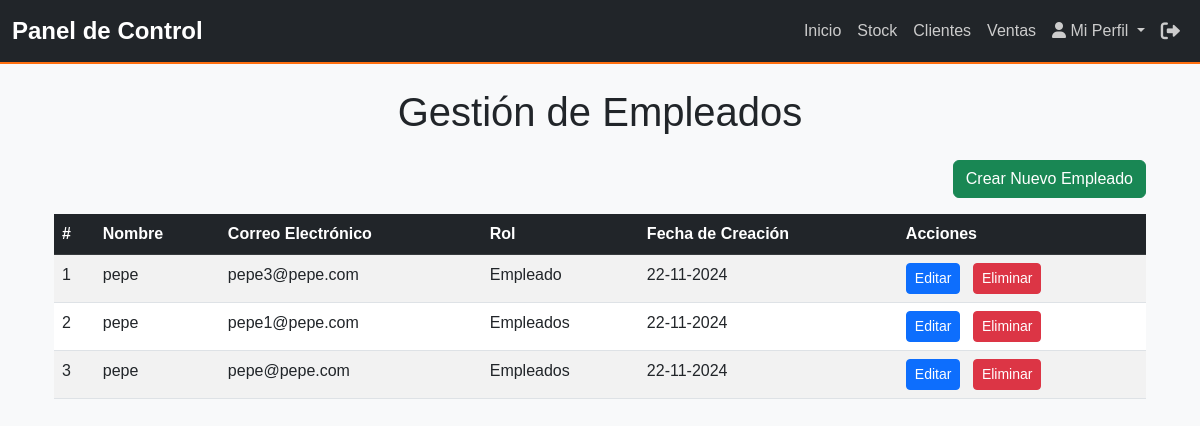
The page /gestion_empleados/ on the database as committed earlier.
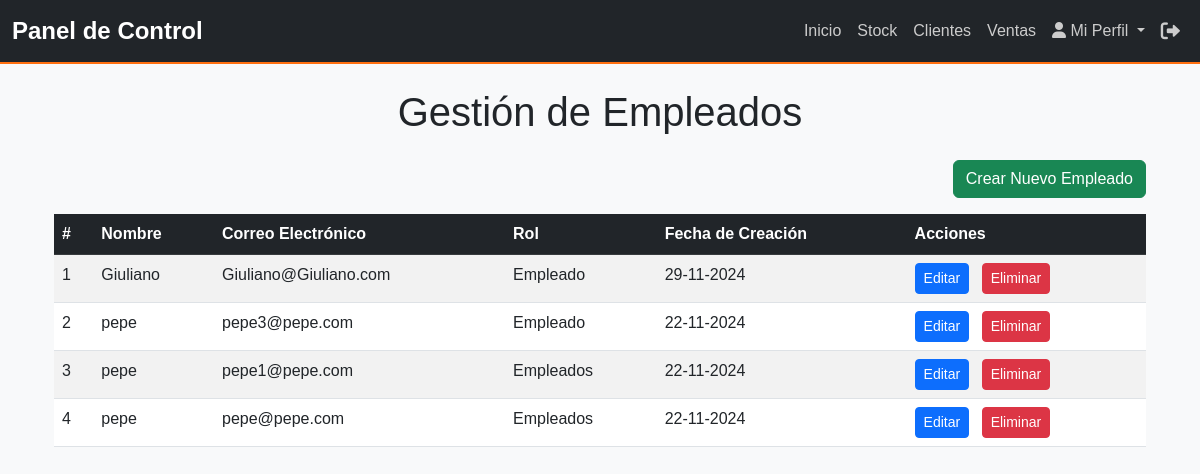
The same page on the database as committed later.
### myapp/models.py (models this page shows, shortened)
class Empleados(models.Model):
    ROLES = [
        ('Empleados', 'Empleados'),
        ('Encargado', 'Encargado'),
    ]
    user = models.ForeignKey(User, on_delete=models.CASCADE, related_name='empleados')  # Relación con el modelo User
    nombre = models.CharField(max_length=100)
    apellido = models.CharField(max_length=100)
    telefono = models.CharField(max_length=15)
    email = models.EmailField()
    fecha_creacion = models.DateTimeField(auto_now_add=True)
    rol = models.CharField(max_length=50, null=True, blank=True, default='Empleado')
    class Meta:
        verbose_name = "Empleados"
        verbose_name_plural = "Empleados"
        ordering = ['-fecha_creacion']

### myapp/views.py (the view)
# urls.py: path('gestion_empleados/', views.gestion_empleados, name='gestion_empleados'),
def gestion_empleados(request):
    empleados = Empleados.objects.all()
    return render(request, 'empleados/empleados_gestion.html', {'empleados': empleados})

### myapp/context_processors.py (called while the page is built, shortened)
def user_role(request):
    return {'role': 'Invitado'}

### myapp/templates/empleados/empleados_gestion.html (shortened to what this page needs)
{% extends 'base.html' %}
{% block content %}
<div class="container mt-4">
    <h1 class="text-center mb-4">Gestión de Empleados</h1>
    <div class="d-flex justify-content-end mb-3">
        <a href="{% url 'crear_empleado' %}" class="btn btn-success">
             Crear Nuevo Empleado
        </a>
    </div>
    <div class="table-responsive">
        <table class="table table-striped table-hover">
            <thead class="table-dark">
                <tr>
                    <th>#</th>
                    <th>Nombre</th>
                    <th>Correo Electrónico</th>
                    <th>Rol</th>
                    <th>Fecha de Creación</th>
                    <th>Acciones</th>
                </tr>
            </thead>
            <tbody>
                {% for empleado in empleados %}
                <tr>
                    <td>{{ forloop.counter }}</td>
                    <td>{{ empleado.nombre }}</td>
                    <td>{{ empleado.email }}</td>
                    <td>{{ empleado.rol }}</td>
                    <td>{{ empleado.fecha_creacion|date:"d-m-Y" }}</td>
                    <td>
                        <a href="{% url 'editar_empleado' empleado.id %}" class="btn btn-primary btn-sm me-2">
                             Editar
                        </a>
                        <form action="{% url 'eliminar_empleado' empleado.id %}" method="post" class="d-inline">
                            <button type="submit" class="btn btn-danger btn-sm" onclick="return confirm('¿Estás seguro de eliminar este empleado?');">
                                 Eliminar
                            </button>
                        </form>
                    </td>
                </tr>
                {% empty %}
                <tr>
                    <td colspan="6" class="text-center">No hay empleados registrados.</td>
                </tr>
                {% endfor %}
            </tbody>
        </table>
    </div>
</div>
{% endblock %}

Rows that differ between the two databases and show on the page:
added Empleados: nombre "Giuliano", email "Giuliano@Giuliano.com", rol "Empleado", fecha_creacion "29-11-2024"
